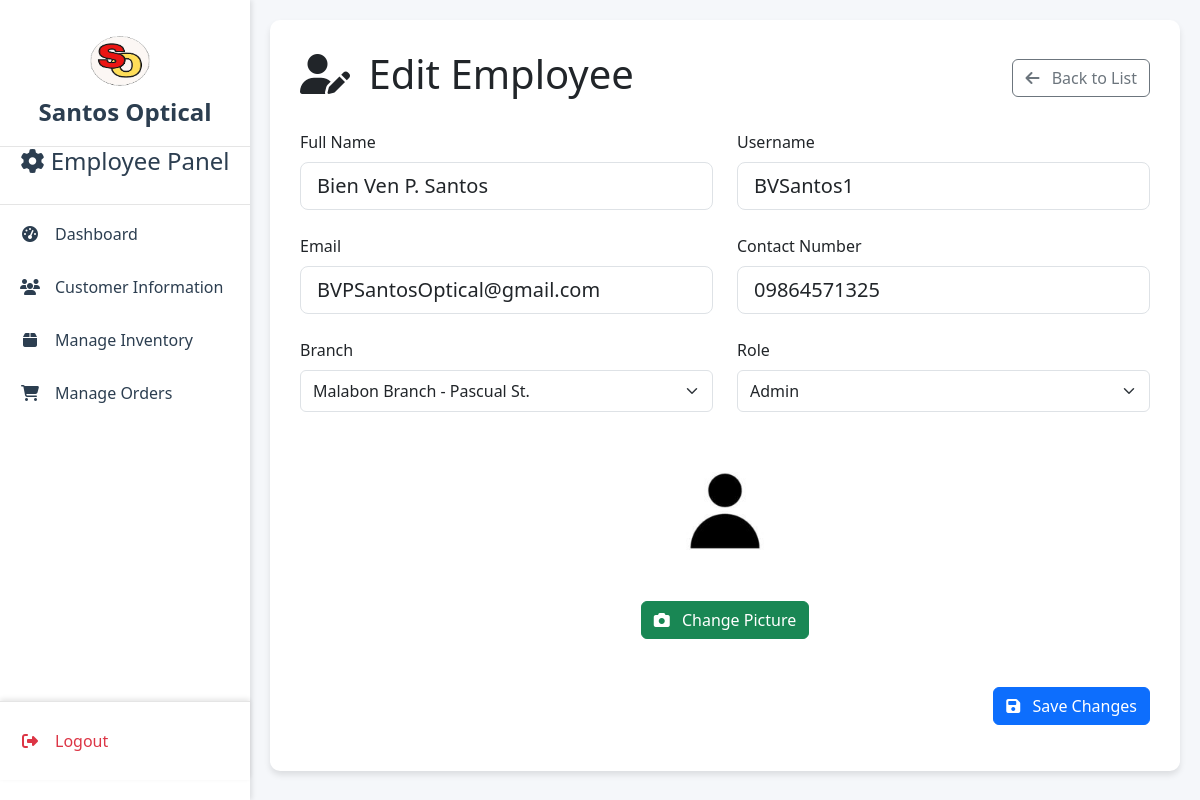
Screenshot of /employeeEdit.php?EmployeeID=2025130000 (signed in) with the database file from the repository.
### tables this page shows
CREATE TABLE `employee` (
  `EmployeeID` int(10) NOT NULL,
  `EmployeeName` varchar(100) DEFAULT NULL,
  `EmployeePicture` varchar(255) DEFAULT NULL,
  `EmployeeEmail` varchar(100) DEFAULT NULL,
  `EmployeeNumber` varchar(11) DEFAULT NULL,
  `RoleID` int(10) DEFAULT NULL,
  `LoginName` varchar(50) DEFAULT NULL,
  `Password` varchar(255) DEFAULT NULL,
  `BranchCode` int(10) DEFAULT NULL,
  `Status` varchar(50) DEFAULT NULL,
  `Upd_by` varchar(50) DEFAULT NULL,
  `Upd_dt` timestamp NULL DEFAULT current_timestamp()
);

CREATE TABLE `BranchMaster` (
  `BranchCode` int(10) NOT NULL,
  `BranchName` varchar(100) DEFAULT NULL,
  `BranchLocation` varchar(500) DEFAULT NULL,
  `ContactNo` varchar(11) DEFAULT NULL
);

CREATE TABLE `roleMaster` (
  `RoleID` int(10) NOT NULL,
  `Description` varchar(30) DEFAULT NULL
);

### employeeEdit.php (the view, shortened to what this page needs)
<?php
include 'employeeFunctions.php';
$name = "";
$username = "";
$email = "";
$phone = "";
$imagePath = "";
if ($_SERVER['REQUEST_METHOD'] == 'GET') {
    $id = $_GET["EmployeeID"];
    $conn = connect();
    $sql = "SELECT * FROM employee where EmployeeID=$id";
    $result = $conn->query($sql);
    $row = $result->fetch_assoc();
    $name = $row["EmployeeName"];
    $username = $row["LoginName"];
    $email = $row["EmployeeEmail"];
    $phone = $row["EmployeeNumber"];
    $imagePath = $row["EmployeePicture"];
}
?>
<!DOCTYPE html>
<html lang="en">
<head>
    <link href="https://cdn.jsdelivr.net/npm/bootstrap@5.3.3/dist/css/bootstrap.min.css" rel="stylesheet">
    <link rel="stylesheet" href="https://cdnjs.cloudflare.com/ajax/libs/font-awesome/6.5.0/css/all.min.css">
    <link rel="stylesheet" href="customCodes/custom.css">
</head>
<body>
    <?php include "sidebar.php"?>
    <div class="main-content">
        <div class="form-container">
            <div class="d-flex justify-content-between align-items-center mb-4">
                <h1><i class="fas fa-user-edit me-2"></i> Edit Employee</h1>
                <a class="btn btn-outline-secondary" href="employeeRecords.php" role="button" data-bs-toggle="modal"
                data-bs-target="#cancelModal">
                    <i class="fas fa-arrow-left me-2 " ></i> Back to List
                </a>
            </div>
            <form method="post" id="employeeEdit" enctype="multipart/form-data">
                <div class="row mb-4">
                    <div class="col-md-6">
                        <label class="form-label">Full Name</label>
                        <input type="text" class="form-control form-control-lg" name="name"
                               value="<?php echo htmlspecialchars($name); ?>" required>
                    </div>
                    <div class="col-md-6">
                        <label class="form-label">Username</label>
                        <input type="text" class="form-control form-control-lg" name="username"
                               value="<?php echo htmlspecialchars($username); ?>" required>
                    </div>
                </div>
                <div class="row mb-4">
                    <div class="col-md-6">
                        <label class="form-label">Email</label>
                        <input type="email" class="form-control form-control-lg" name="email"
                               value="<?php echo htmlspecialchars($email); ?>" required>
                    </div>
                    <div class="col-md-6">
                        <label class="form-label">Contact Number</label>
                        <input type="text" class="form-control form-control-lg" name="phone"
                               value="<?php echo htmlspecialchars($phone); ?>" required>
                    </div>
                </div>
                <div class="row mb-4">
                    <div class="col-md-6">
                        <label class="form-label">Branch</label>
                        <select class="form-select form-control-lg" name="branch" required>
                        </select>
                    </div>
                    <div class="col-md-6">
                        <label class="form-label">Role</label>
                        <select class="form-select form-control-lg" name="role" required>
                        </select>
                    </div>
                </div>
                <div class="row mb-4">
                    <div class="col-12 text-center">
                        <img src="<?php echo htmlspecialchars($imagePath); ?>" alt="Employee Image" class="employee-img">
                        <div>
                            <label for="IMAGE" class="btn btn-success">
                                <i class="fas fa-camera me-2"></i> Change Picture
                            </label>
                        </div>
                    </div>
                </div>
                <div class="d-flex justify-content-end gap-3 mt-5">
                    <button type="submit" class="btn btn-primary btn-action">
                        <i class="fas fa-save me-2"></i> Save Changes
                    </button>
                </div>
            </form>
        </div>
    </div>
</body>
</html>

### employeeEdit.php (style rules this page uses)
body { background-color: #f5f7fa; display: flex; }
.main-content { margin-left: 250px; padding: 20px; width: calc(100% - 250px); }
.form-container { background-color: white; border-radius: 10px; box-shadow: 0 4px 6px rgba(0,0,0,0.1); padding: 30px; }
.form-label { font-weight: 500; }
.btn-action { min-width: 120px; }
.employee-img { width: 150px; height: 150px; object-fit: cover; border-radius: 50%; margin-bottom: 15px; }

### rows the page displays
employee: name "Bien Ven P. Santos", username "BVSantos1", email "BVPSantosOptical@gmail.com", phone "09864571325", branch "Malabon Branch - Pascual St.", role "Admin", EmployeePicture (placeholder picture)

### other values shown
$panel "Employee Panel"
